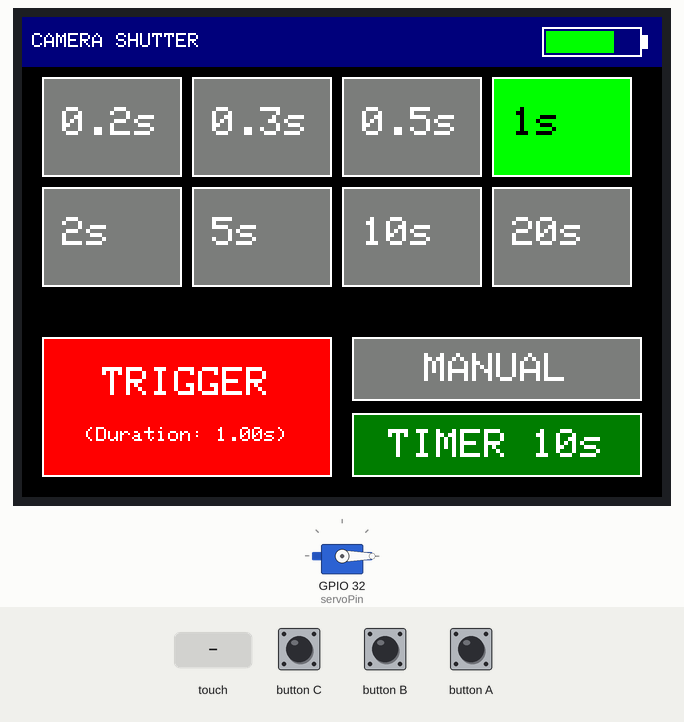
A sketch run on a simulated ESP32. On the bench: 320×240 colour display, servo. Inputs (shaded band) come from the test bench.

Above: at 2.0 s.
2.1 s: touch panel pressed at 13 % / 70 % of its raw x / y range
At 2.9 s:
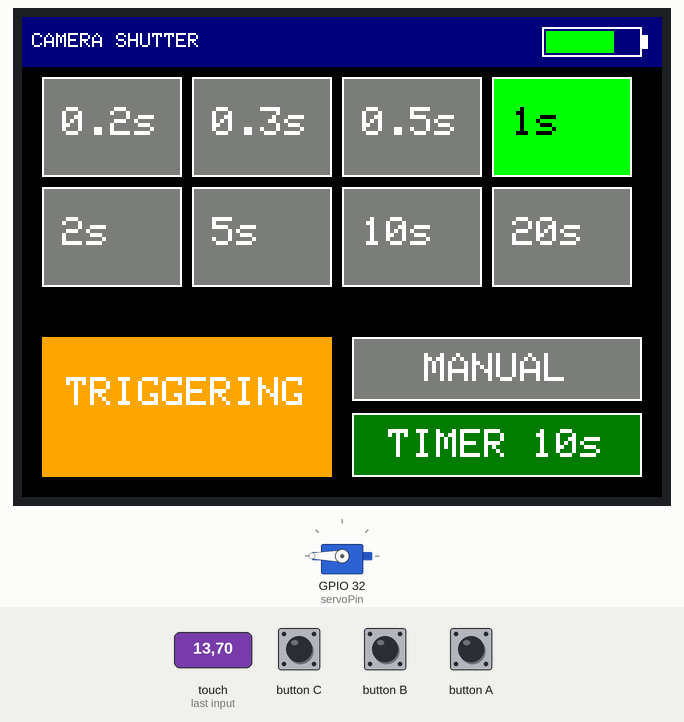
5.1 s: touch panel pressed at 62 % / 70 % of its raw x / y range
At 6.4 s:
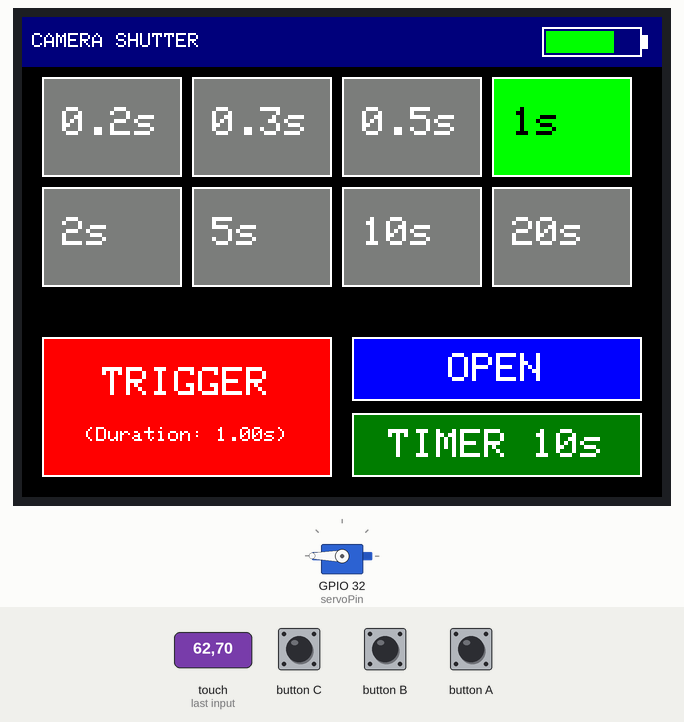
7.2 s: touch panel pressed at 13 % / 30 % of its raw x / y range
At 8.1 s:
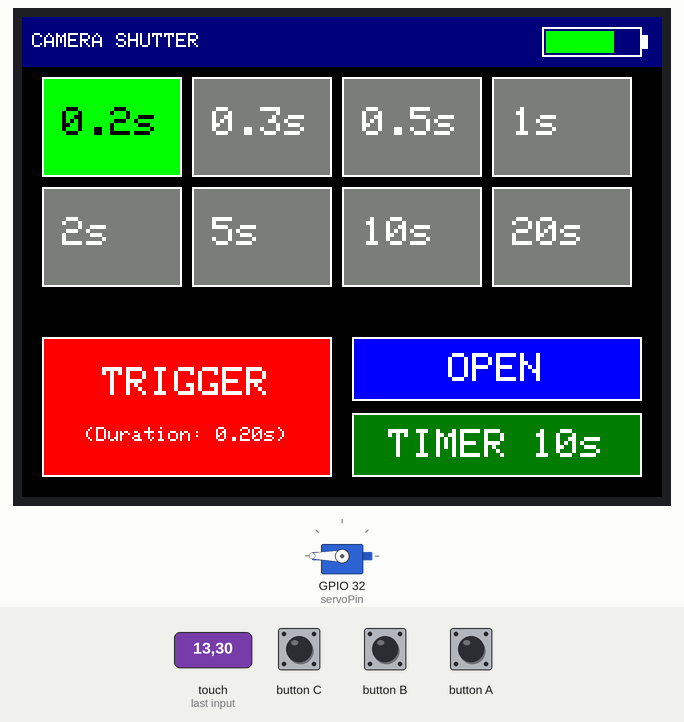
8.8 s: touch panel pressed at 38 % / 70 % of its raw x / y range
At 10.7 s:
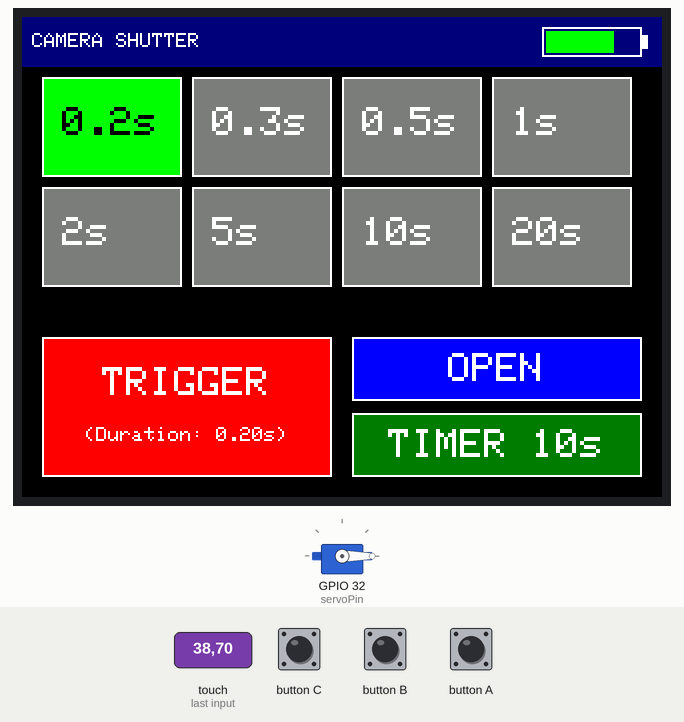
11.0 s: touch panel pressed at 38 % / 30 % of its raw x / y range
At 12.4 s:
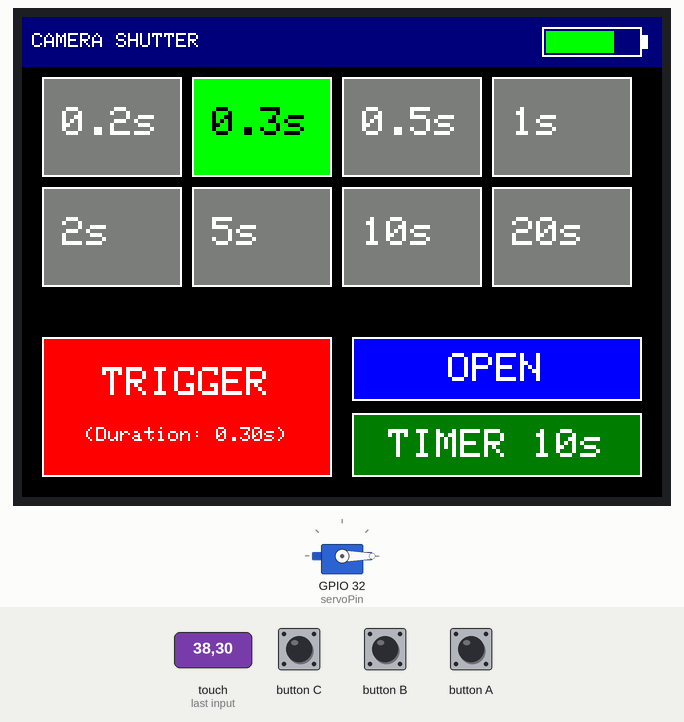
12.7 s: touch panel pressed at 87 % / 70 % of its raw x / y range
At 14.4 s:
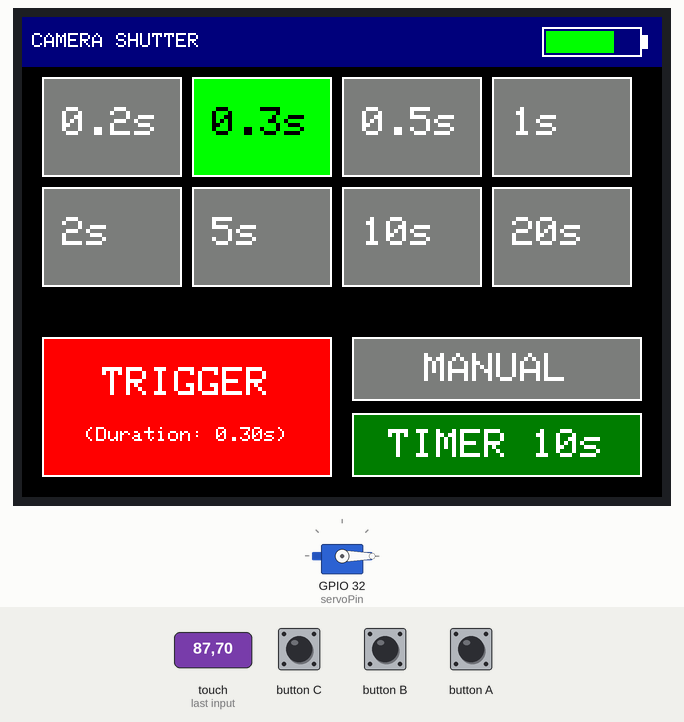
Timing chart, 0 to 15.7 s (numbered marks = the images above; inputs shaded):
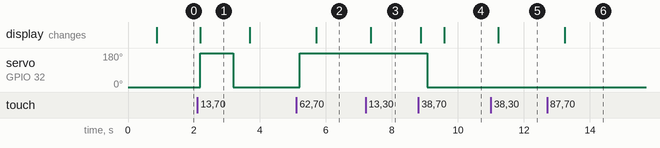

Measured:
- after the input at 2.1 s, servo on GPIO 32 (servoPin): 0° → 180° after 0.08 s, → 0° 1.0 s later; the display: changes after 0.08 s (image 1)
- after the input at 5.1 s, servo on GPIO 32 (servoPin): 0° → 180° after 0.10 s; the display: changes after 0.61 s (image 2)
- after the input at 7.2 s, the display: changes after 0.15 s (image 3)
- after the input at 8.8 s, servo on GPIO 32 (servoPin): 180° → 0° after 0.27 s; the display: first changes after 0.07 s (image 4 shows a later state)
- after the input at 11.0 s, the display: changes after 0.23 s (image 5)
- after the input at 12.7 s, the display: changes after 0.54 s (image 6)
- what the display in image 1 shows lasts 1.5 s, from 2.2 s to 3.7 s

The sketch:

M5Coreshutter.ino
```cpp
// (licence header left out)
#include <M5Unified.h>
#include <ESP32Servo.h>

// --- SERVO CONFIGURATION ---
Servo myServo;
const int servoPin = 32;

const int SERVO_MIN = 0;   // Minimum angle (closed)
const int SERVO_MAX = 180; // Maximum angle (open)

// --- DURATION VALUES ---
float durations[] = {0.2, 0.3, 0.5, 1.0, 2.0, 5.0, 10.0, 20.0};
int durationsCount = 8;
int selectedIndex = 3; // Default selection (1.0 second)

// --- MANUAL MODE STATE ---
bool manualIsOpen = false; // false = closed, true = open

// --- TIMER STATE ---
unsigned long timerStartTime = 0;
bool timerActive = false;

// --- BATTERY DISPLAY ---
unsigned long lastBatteryUpdate = 0;
const unsigned long BATTERY_UPDATE_INTERVAL = 5000; // Update every 5 seconds

// --- INTERFACE COORDINATES ---
int gridX = 10;
int gridY = 30; // Moved down to make room for header
int btnWidth = 70;
int btnHeight = 50;
int gap = 5;

int trigX = 10;
int trigY = 160;
int trigW = 145;
int trigH = 70;

// Manual button
int manualX = 165;
int manualY = 160;
int manualW = 145;
int manualH = 32;

// Timer button
int timerX = 165;
int timerY = 198;
int timerW = 145;
int timerH = 32;

// --- FUNCTION DECLARATIONS ---
void drawInterface();
void drawHeader();
void drawBatteryIndicator();
void drawTriggerButton();
void drawManualButton();
void drawTimerButton();
void checkDurationButtons(int x, int y);
void checkTriggerButton(int x, int y);
void checkManualButton(int x, int y);
void checkTimerButton(int x, int y);
void activateServo();
void toggleManual();
void startTimer();

void setup() {
  auto cfg = M5.config();
  M5.begin(cfg);

  // Allocate timers for ESP32Servo
  ESP32PWM::allocateTimer(0);
  ESP32PWM::allocateTimer(1);
  ESP32PWM::allocateTimer(2);
  ESP32PWM::allocateTimer(3);

  myServo.setPeriodHertz(50);

  // Initialization at startup: Set to 0, then detach
  myServo.attach(servoPin, 500, 2400);
  myServo.write(SERVO_MIN);
  delay(500); // Give the servo time to reach position 0
  myServo.detach(); // Cut the signal for silence

  M5.Display.fillScreen(BLACK);
  drawInterface();
}

void loop() {
  M5.update();

  // Battery update (every 5 seconds)
  if (millis() - lastBatteryUpdate > BATTERY_UPDATE_INTERVAL) {
    lastBatteryUpdate = millis();
    drawBatteryIndicator();
  }

  // Timer management
  if (timerActive) {
    unsigned long elapsed = millis() - timerStartTime;

    if (elapsed >= 10000) {
      // Timer finished - trigger shutter
      timerActive = false;
      activateServo();
      drawTimerButton(); // Redraw button after activation
    } else {
      // Update countdown display
      drawTimerButton();
    }
  }

  if (M5.Touch.getCount() > 0) {
    auto t = M5.Touch.getDetail(0);

    if (t.wasPressed()) {
      checkDurationButtons(t.x, t.y);
      checkTriggerButton(t.x, t.y);
      checkManualButton(t.x, t.y);
      checkTimerButton(t.x, t.y);
    }
  }

  delay(100); // 100ms for smoother countdown display
}

// --- LOGIC FUNCTIONS ---

void activateServo() {
  // 1. Visual feedback
  M5.Display.fillRect(trigX, trigY, trigW, trigH, ORANGE);
  M5.Display.setTextColor(WHITE);
  M5.Display.setTextSize(2);
  M5.Display.drawCenterString("TRIGGERING", trigX + trigW/2, trigY + 20);

  // 2. Attach servo to control it
  if (!myServo.attached()) {
    myServo.attach(servoPin, 500, 2400);
  }

  // 3. Action: Go to Max
  myServo.write(SERVO_MAX);

  // 4. Wait for selected duration
  long waitTime = (long)(durations[selectedIndex] * 1000);
  delay(waitTime);

  // 5. Action: Return to Min
  myServo.write(SERVO_MIN);

  // 6. Wait 1 second
  delay(500);

  // 7. Cut signal (detach)
  myServo.detach();

  // 8. Restore interface
  drawTriggerButton();
}

void toggleManual() {
  // Attach servo if needed
  if (!myServo.attached()) {
    myServo.attach(servoPin, 500, 2400);
  }

  if (manualIsOpen) {
    // Close: return to MIN
    myServo.write(SERVO_MIN);
    manualIsOpen = false;
  } else {
    // Open: go to MAX
    myServo.write(SERVO_MAX);
    manualIsOpen = true;
  }

  // Wait 1 second then detach
  delay(500);
  myServo.detach();

  // Update button display
  drawManualButton();
}

void startTimer() {
  if (!timerActive) {
    timerActive = true;
    timerStartTime = millis();
    drawTimerButton(); // Visual update
  }
}

void checkTriggerButton(int x, int y) {
  if (x > trigX && x < trigX + trigW && y > trigY && y < trigY + trigH) {
    activateServo();
  }
}

void checkManualButton(int x, int y) {
  if (x > manualX && x < manualX + manualW && y > manualY && y < manualY + manualH) {
    toggleManual();
  }
}

void checkTimerButton(int x, int y) {
  if (x > timerX && x < timerX + timerW && y > timerY && y < timerY + timerH) {
    startTimer();
  }
}

void checkDurationButtons(int x, int y) {
  int col = 0;
  int row = 0;

  for (int i = 0; i < durationsCount; i++) {
    // Calculate for 2 rows of 4 buttons
    col = i % 4;
    row = i / 4;

    int bx = gridX + col * (btnWidth + gap);
    int by = gridY + row * (btnHeight + gap);

    if (x > bx && x < bx + btnWidth && y > by && y < by + btnHeight) {
      if (selectedIndex != i) {
        selectedIndex = i;
        drawInterface();
      }
    }
  }
}

// --- GRAPHICS FUNCTIONS ---

void drawInterface() {
  M5.Display.fillScreen(BLACK);

  drawHeader();
  drawBatteryIndicator();

  int col = 0;
  int row = 0;

  M5.Display.setTextSize(2);

  for (int i = 0; i < durationsCount; i++) {
    col = i % 4;
    row = i / 4;

    int bx = gridX + col * (btnWidth + gap);
    int by = gridY + row * (btnHeight + gap);

    uint16_t color = (i == selectedIndex) ? GREEN : DARKGREY;
    uint16_t textColor = (i == selectedIndex) ? BLACK : WHITE;

    M5.Display.fillRect(bx, by, btnWidth, btnHeight, color);
    M5.Display.drawRect(bx, by, btnWidth, btnHeight, WHITE);

    M5.Display.setTextColor(textColor);

    String label;
    if (durations[i] == (int)durations[i]) {
       label = String((int)durations[i]) + "s";
    } else {
       label = String(durations[i], 1) + "s";
    }

    M5.Display.setCursor(bx + 10, by + 15);
    M5.Display.print(label);
  }

  drawTriggerButton();
  drawManualButton();
  drawTimerButton();
}

void drawHeader() {
  // Header bar
  M5.Display.fillRect(0, 0, 320, 25, NAVY);

  // Title
  M5.Display.setTextColor(WHITE);
  M5.Display.setTextSize(1);
  M5.Display.setCursor(5, 8);
  M5.Display.print("CAMERA SHUTTER");
}

void drawBatteryIndicator() {
  // Get battery info
  int batteryLevel = M5.Power.getBatteryLevel();
  bool isCharging = M5.Power.isCharging();

  // Battery icon position (top right)
  int batX = 260;
  int batY = 5;
  int batW = 50;
  int batH = 15;

  // Clear previous battery area
  M5.Display.fillRect(batX, batY, batW + 5, batH, NAVY);

  // Draw battery outline
  M5.Display.drawRect(batX, batY, batW, batH, WHITE);
  M5.Display.fillRect(batX + batW, batY + 4, 3, 7, WHITE); // Battery tip

  // Fill battery based on level
  uint16_t fillColor;
  if (batteryLevel > 60) {
    fillColor = GREEN;
  } else if (batteryLevel > 20) {
    fillColor = YELLOW;
  } else {
    fillColor = RED;
  }

  int fillWidth = (batW - 4) * batteryLevel / 100;
  if (fillWidth > 0) {
    M5.Display.fillRect(batX + 2, batY + 2, fillWidth, batH - 4, fillColor);
  }

  // Charging indicator
  if (isCharging) {
    M5.Display.setTextColor(YELLOW);
    M5.Display.setTextSize(1);
    M5.Display.setCursor(batX + batW + 8, batY + 3);
    M5.Display.print("+");
  }
}

void drawTriggerButton() {
  M5.Display.fillRect(trigX, trigY, trigW, trigH, RED);
  M5.Display.drawRect(trigX, trigY, trigW, trigH, WHITE);

  M5.Display.setTextColor(WHITE);
  M5.Display.setTextSize(2);
  M5.Display.drawCenterString("TRIGGER", trigX + trigW/2, trigY + 15);

  M5.Display.setTextSize(1);
  String subText = "(Duration: " + String(durations[selectedIndex]) + "s)";
  M5.Display.drawCenterString(subText, trigX + trigW/2, trigY + 45);
}

void drawManualButton() {
  uint16_t color = manualIsOpen ? BLUE : DARKGREY;
  M5.Display.fillRect(manualX, manualY, manualW, manualH, color);
  M5.Display.drawRect(manualX, manualY, manualW, manualH, WHITE);

  M5.Display.setTextColor(WHITE);
  M5.Display.setTextSize(2);
  String label = manualIsOpen ? "OPEN" : "MANUAL";
  M5.Display.drawCenterString(label, manualX + manualW/2, manualY + 8);
}

void drawTimerButton() {
  uint16_t color = timerActive ? ORANGE : DARKGREEN;
  M5.Display.fillRect(timerX, timerY, timerW, timerH, color);
  M5.Display.drawRect(timerX, timerY, timerW, timerH, WHITE);

  M5.Display.setTextColor(WHITE);
  M5.Display.setTextSize(2);

  if (timerActive) {
    // Display countdown in seconds
    unsigned long elapsed = millis() - timerStartTime;
    unsigned long remaining = 10 - (elapsed / 1000);
    String label = String(remaining) + "s";
    M5.Display.drawCenterString(label, timerX + timerW/2, timerY + 8);
  } else {
    M5.Display.drawCenterString("TIMER 10s", timerX + timerW/2, timerY + 8);
  }
}
```
